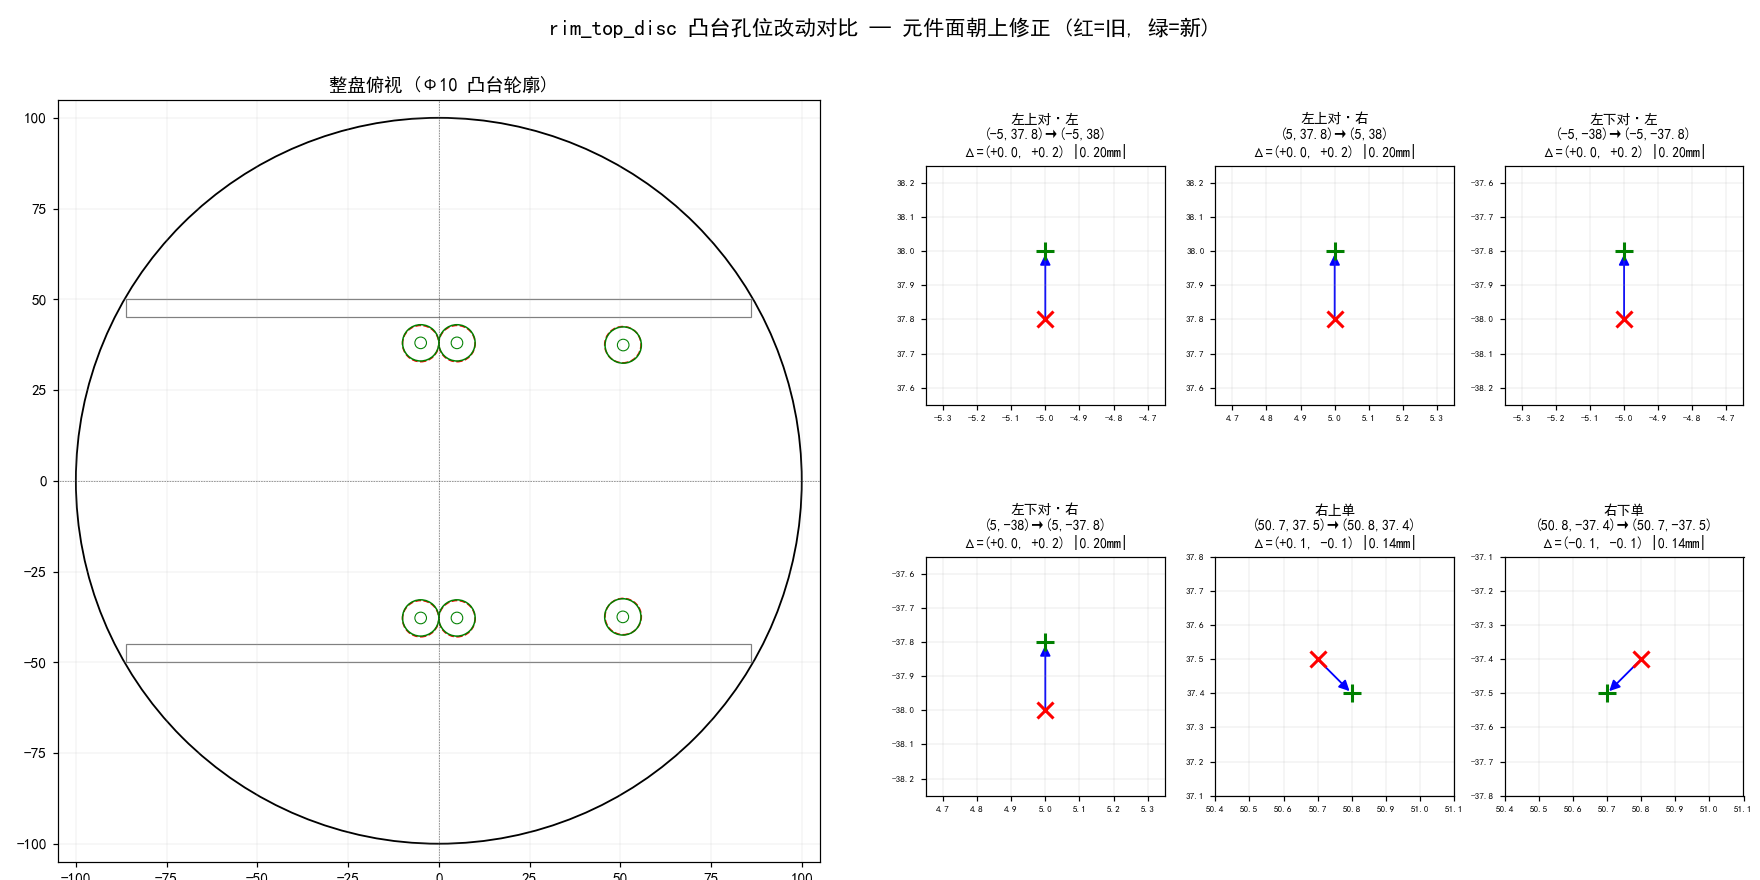

Here is the Python script that generated this plot:
"""
Comparison figure: rim_top_disc 6 boss-hole positions BEFORE (component side
down mapping, 2026-06-12 morning) vs AFTER (component side up correction).
Left: full top view. Right: per-hole zoom panels (the shifts are 0.1-0.2 mm).
Output: boss_change_compare.png
"""
import math
from pathlib import Path
import matplotlib
matplotlib.use("Agg")
import matplotlib.font_manager as fm
fm.fontManager.addfont("/mnt/c/Windows/Fonts/simhei.ttf")
matplotlib.rcParams["font.family"] = "SimHei"
matplotlib.rcParams["axes.unicode_minus"] = False
import matplotlib.pyplot as plt
from matplotlib.patches import Circle, Rectangle, FancyArrowPatch

OLD = [(-5.0,  37.8), (5.0,  37.8), (-5.0, -38.0), (5.0, -38.0),
       (50.7,  37.5), (50.8, -37.4)]
NEW = [(-5.0,  38.0), (5.0,  38.0), (-5.0, -37.8), (5.0, -37.8),
       (50.8,  37.4), (50.7, -37.5)]   # paired by nearest physical location
LABELS = ["左上对·左", "左上对·右", "左下对·左", "左下对·右", "右上单", "右下单"]

fig = plt.figure(figsize=(16, 8))
fig.suptitle("rim_top_disc 凸台孔位改动对比 — 元件面朝上修正 (红=旧, 绿=新)",
             fontsize=14, fontfamily="SimHei")

# ---- left: full top view ----
ax = fig.add_subplot(1, 2, 1)
ax.add_patch(Circle((0, 0), 100, fill=False, lw=1.2, color="k"))
for ry in (47.5, -47.5):
    half = math.sqrt(100**2 - 50**2) - 0.5
    ax.add_patch(Rectangle((-half, ry - 2.5), 2*half, 5, fill=False,
                           lw=0.8, color="gray"))
for (x, y) in OLD:
    ax.add_patch(Circle((x, y), 5, fill=False, color="red", lw=1.0, ls="--"))
for (x, y) in NEW:
    ax.add_patch(Circle((x, y), 5, fill=False, color="green", lw=1.0))
    ax.add_patch(Circle((x, y), 1.6, fill=False, color="green", lw=0.7))
ax.set_xlim(-105, 105); ax.set_ylim(-105, 105)
ax.set_aspect("equal"); ax.grid(True, lw=0.3, alpha=0.4)
ax.set_title("整盘俯视 (Φ10 凸台轮廓)", fontfamily="SimHei")
ax.axhline(0, color="k", lw=0.4, ls=":"); ax.axvline(0, color="k", lw=0.4, ls=":")

# ---- right: 6 zoom panels ----
for i, ((ox, oy), (nx, ny), lab) in enumerate(zip(OLD, NEW, LABELS)):
    axz = fig.add_subplot(2, 6, 4 + i % 3 + (i // 3) * 6)
    cx, cy = (ox + nx) / 2, (oy + ny) / 2
    axz.plot(ox, oy, "x", color="red", ms=10, mew=2)
    axz.plot(nx, ny, "+", color="green", ms=12, mew=2)
    axz.add_patch(FancyArrowPatch((ox, oy), (nx, ny), color="blue",
                                  arrowstyle="-|>", mutation_scale=14, lw=1.2))
    dx, dy = nx - ox, ny - oy
    axz.set_title(f"{lab}\n({ox:g},{oy:g})→({nx:g},{ny:g})\n"
                  f"Δ=({dx:+.1f}, {dy:+.1f}) |{math.hypot(dx,dy):.2f}mm|",
                  fontsize=9, fontfamily="SimHei")
    W = 0.35
    axz.set_xlim(cx - W, cx + W); axz.set_ylim(cy - W, cy + W)
    axz.set_aspect("equal"); axz.grid(True, lw=0.3, alpha=0.5)
    axz.tick_params(labelsize=6)

fig.tight_layout(rect=(0, 0, 1, 0.95))
out = Path(__file__).with_name("boss_change_compare.png")
fig.savefig(out, dpi=110)
print(f"wrote {out}")
